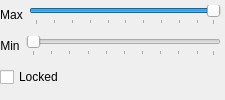
<?xml version="1.0" encoding="UTF-8"?>
<ui version="4.0">
 <class>Dialog</class>
 <widget class="QDialog" name="Dialog">
  <property name="geometry">
   <rect>
    <x>0</x>
    <y>0</y>
    <width>225</width>
    <height>100</height>
   </rect>
  </property>
  <property name="minimumSize">
   <size>
    <width>225</width>
    <height>100</height>
   </size>
  </property>
  <property name="maximumSize">
   <size>
    <width>225</width>
    <height>100</height>
   </size>
  </property>
  <property name="windowTitle">
   <string>Contrast</string>
  </property>
  <widget class="QWidget" name="">
   <property name="geometry">
    <rect>
     <x>0</x>
     <y>0</y>
     <width>221</width>
     <height>94</height>
    </rect>
   </property>
   <layout class="QVBoxLayout" name="verticalLayout">
    <item>
     <layout class="QHBoxLayout" name="horizontalLayout">
      <item>
       <widget class="QLabel" name="label">
        <property name="text">
         <string>Max</string>
        </property>
        <property name="alignment">
         <set>Qt::AlignCenter</set>
        </property>
       </widget>
      </item>
      <item>
       <widget class="QSlider" name="maxCapSlider">
        <property name="value">
         <number>99</number>
        </property>
        <property name="orientation">
         <enum>Qt::Horizontal</enum>
        </property>
        <property name="tickPosition">
         <enum>QSlider::TicksBelow</enum>
        </property>
       </widget>
      </item>
     </layout>
    </item>
    <item>
     <layout class="QHBoxLayout" name="horizontalLayout_2">
      <item>
       <widget class="QLabel" name="label_2">
        <property name="text">
         <string>Min</string>
        </property>
        <property name="alignment">
         <set>Qt::AlignCenter</set>
        </property>
       </widget>
      </item>
      <item>
       <widget class="QSlider" name="minCapSlider">
        <property name="orientation">
         <enum>Qt::Horizontal</enum>
        </property>
        <property name="tickPosition">
         <enum>QSlider::TicksBelow</enum>
        </property>
        <property name="tickInterval">
         <number>0</number>
        </property>
       </widget>
      </item>
     </layout>
    </item>
    <item>
     <widget class="QCheckBox" name="freezeContrastBox">
      <property name="text">
       <string>Locked</string>
      </property>
     </widget>
    </item>
   </layout>
  </widget>
 </widget>
 <resources/>
 <connections/>
</ui>
